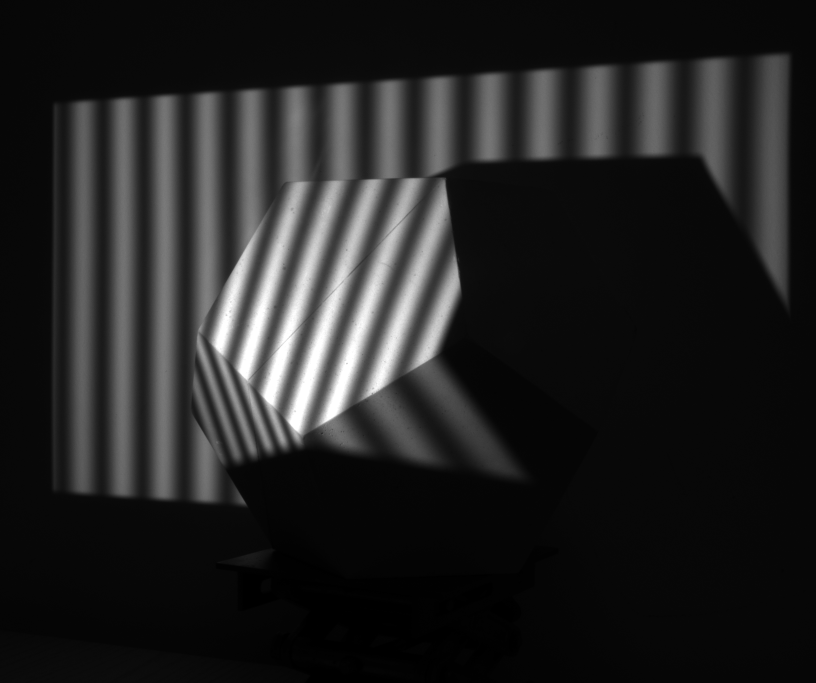
#> input picture 掩码生成test/I1.png, 2448 x 2048 px, found by its file name (shown at 1/3 size)
$ python test.py
#> lines starting #> are read from the running program, lines starting #| are printed output that depends on the picture; after the words box and inside, x2 and y2 are one past the last pixel; in counts of white or black regions, pixels touching at a corner belong together
#> further down, I0 is the input picture: shape (2048, 2448); min 0, max 255, mean 34.7
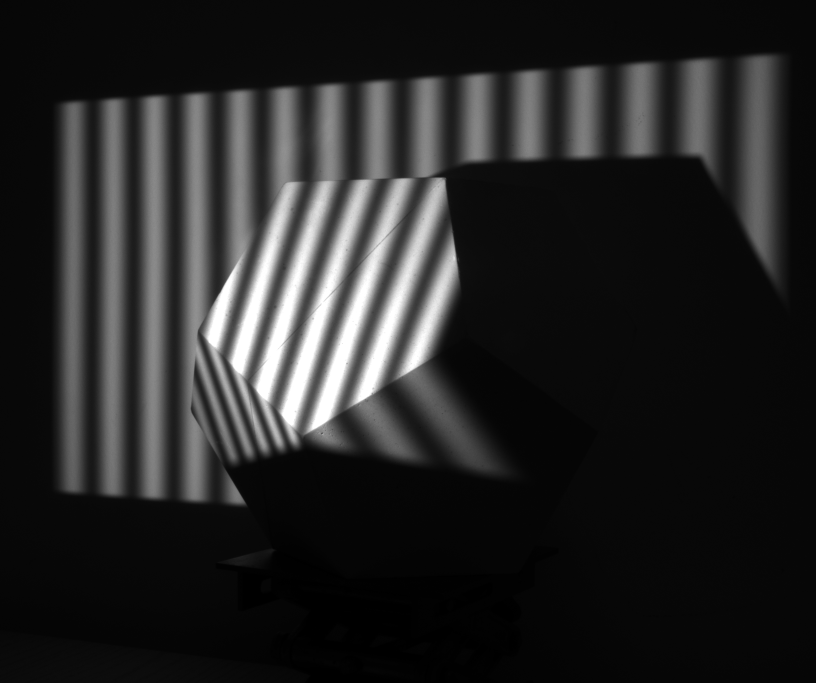
#> input picture 掩码生成test/I2.png, 2448 x 2048 px, found by its file name (shown at 1/3 size)
#> further down, I1 is the input picture: shape (2048, 2448); min 0, max 255, mean 37.9
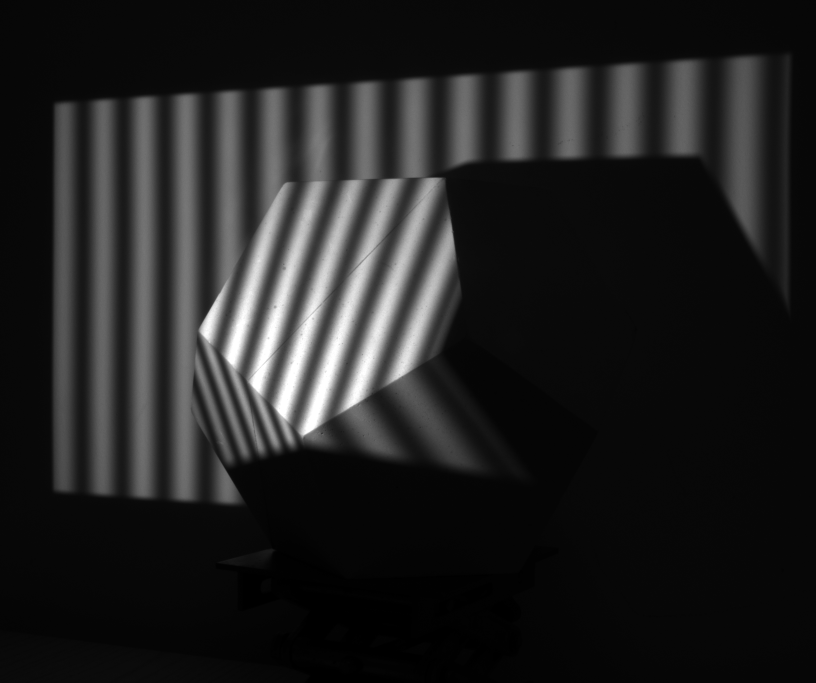
#> input picture 掩码生成test/I3.png, 2448 x 2048 px, found by its file name (shown at 1/3 size)
#> further down, I2 is the input picture: shape (2048, 2448); min 0, max 255, mean 33.2
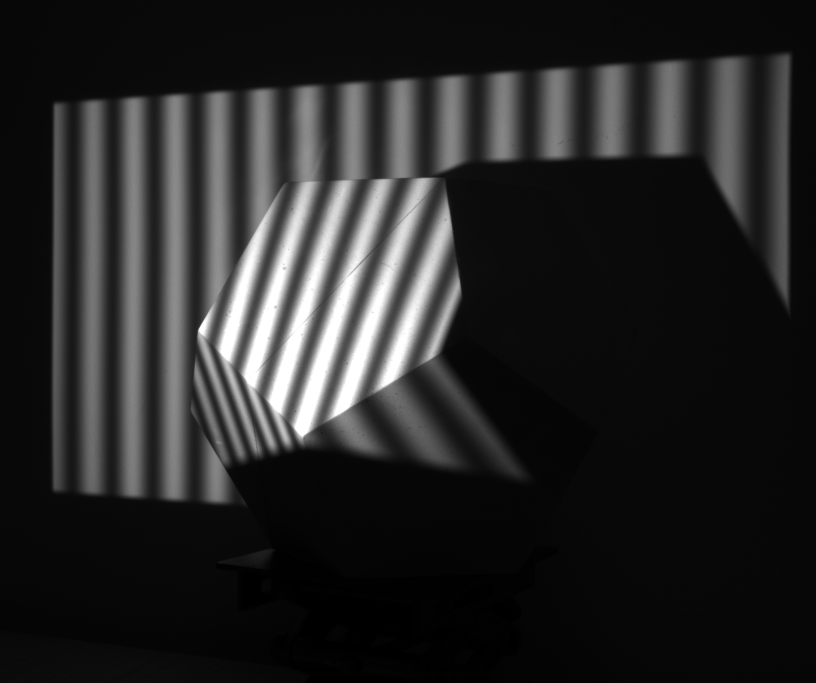
#> input picture 掩码生成test/I4.png, 2448 x 2048 px, found by its file name (shown at 1/3 size)
#> further down, I3 is the input picture: shape (2048, 2448); min 0, max 255, mean 38.2
import cv2
import numpy as np
from skimage import morphology

def compute_amplitude_from_4step(I0, I1, I2, I3):
    # 4-step PSP -> S and C
    # S = 2/N * sum( I_k * sin(2πk/N) ), C = 2/N * sum( I_k * cos(...) )
    N = 4
    ks = np.arange(N)
    angles = 2*np.pi*ks/N
    Ik = np.stack([I0, I1, I2, I3], axis=2).astype(np.float32)
    C = (2.0/N) * np.sum(Ik * np.cos(angles)[None, None, :], axis=2)
    S = (2.0/N) * np.sum(Ik * np.sin(angles)[None, None, :], axis=2)
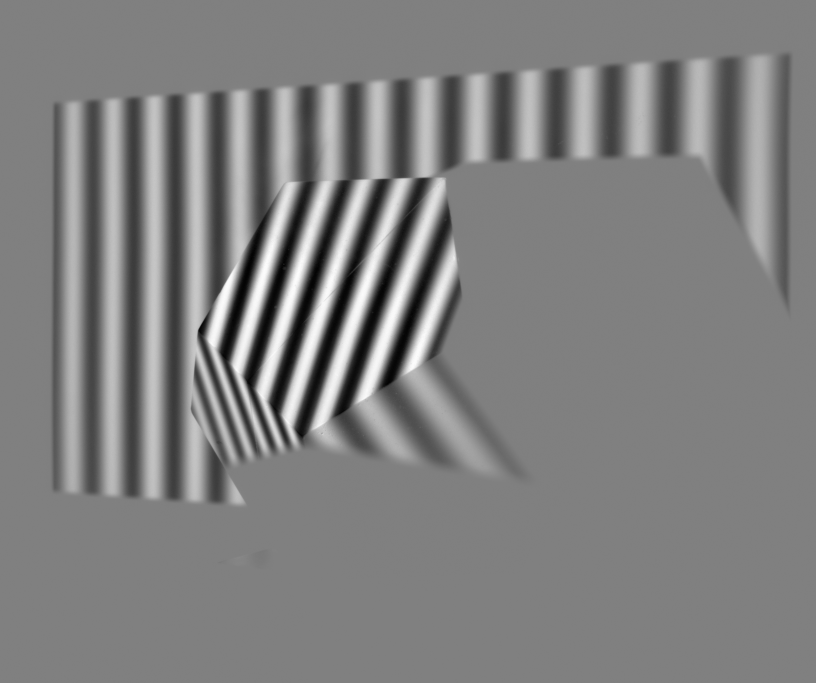
#> S: shape (2048, 2448) float64 (shown at 1/3 size); min -99.5, max 98, mean -0.2; drawn with min black and max white
    A = np.sqrt(C**2 + S**2)  # 振幅（调制度的 proxy）
    return A, C, S

def make_mask_from_amplitude(A, method='otsu', thresh_rel=None, min_area=500):
    # A: 振幅图（float）
#> called with method = 'otsu', min_area = 2000
    import skimage.filters as filters
    a = A.copy()
    a_norm = (a - a.min())/(a.max()-a.min()+1e-9)
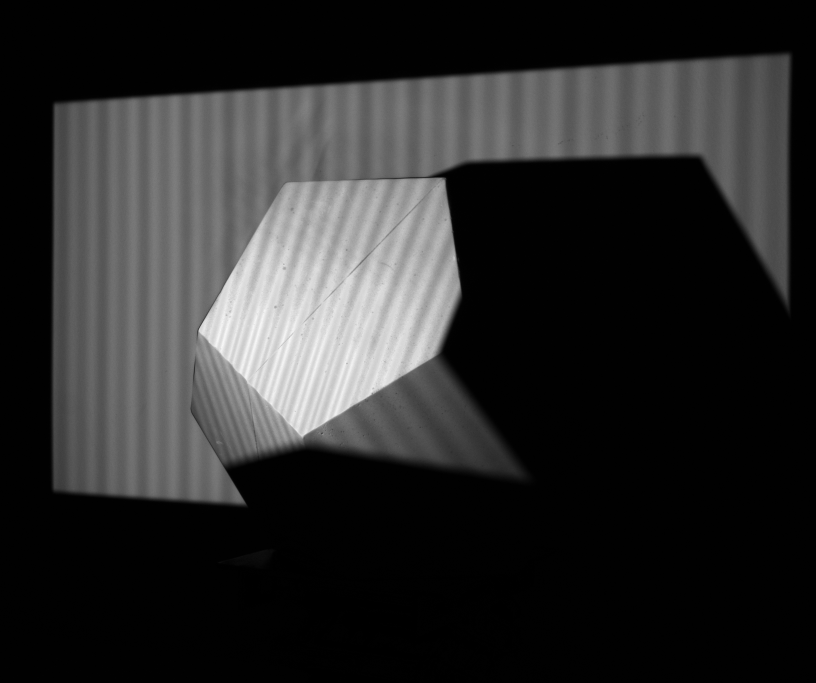
#> a_norm: shape (2048, 2448) float64 (shown at 1/3 size); min 0, max 1, mean 0.17
    a8 = (a_norm*255).astype(np.uint8)

    if method == 'otsu':
        th = filters.threshold_otsu(a8)
#> th = 62
        mask = a8 >= th
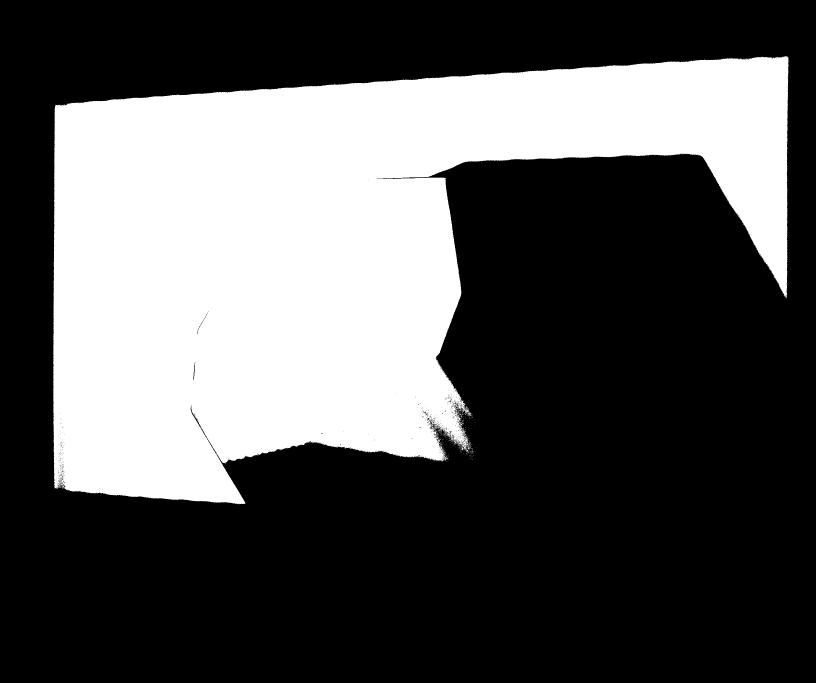
#> mask: shape (2048, 2448) bool (shown at 1/3 size); 33.9% white; 268 white regions (265 under 20 px), largest, box (x1, y1, x2, y2) and area: (160, 168, 2366, 1513) 1696532, (1403, 1236, 1417, 1250) 61, (1397, 1349, 1407, 1358) 31
    elif method == 'adaptive':
        mask = cv2.adaptiveThreshold(a8,255,cv2.ADAPTIVE_THRESH_GAUSSIAN_C,
                                     cv2.THRESH_BINARY,51,-5) > 0
    elif method == 'relative':
        # relative percentile threshold: keep top thresh_rel fraction
        if thresh_rel is None: thresh_rel = 0.2
        th = np.percentile(a8, 100*(1-thresh_rel))
        mask = a8 >= th
    else:
        raise ValueError(method)

    # morphological cleanup
    mask = morphology.remove_small_objects(mask, min_size=min_area)
#> mask: shape (2048, 2448) bool; 33.8% white; 1 white region, box (x1, y1, x2, y2) and area: (160, 168, 2366, 1513) 1695726
    mask = morphology.remove_small_holes(mask, area_threshold=min_area)
#> mask: shape (2048, 2448) bool; 33.9% white; 1 white region, box (x1, y1, x2, y2) and area: (160, 168, 2366, 1513) 1697534
    mask = morphology.binary_closing(mask, morphology.disk(5))
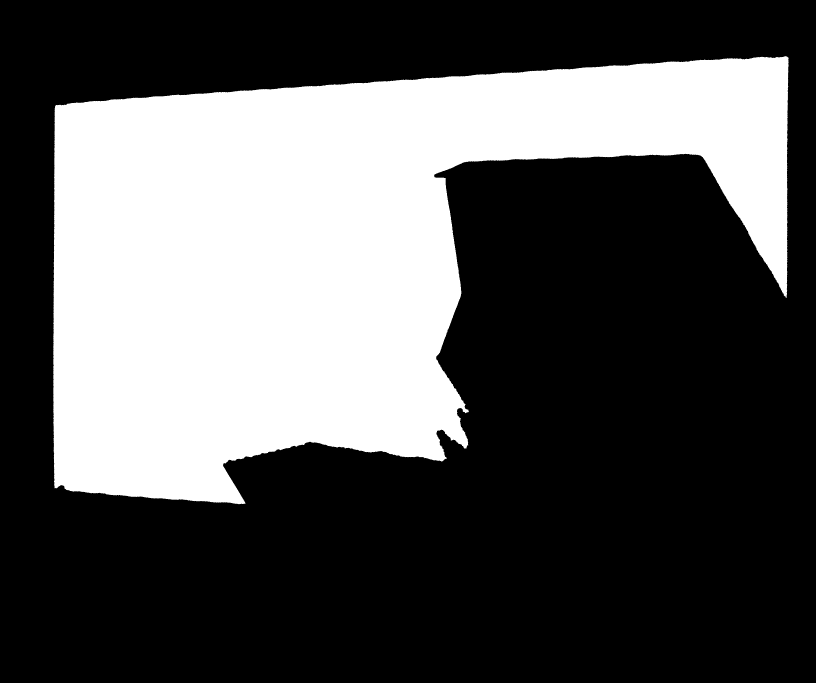
#> mask: shape (2048, 2448) bool (shown at 1/3 size); 33.9% white; 1 white region, box (x1, y1, x2, y2) and area: (160, 168, 2366, 1513) 1700117
    mask = mask.astype(np.uint8)

    # keep largest connected component (optional)
    num_labels, labels = cv2.connectedComponents(mask)
#> num_labels = 2
    if num_labels > 1:
        area = [(labels==i).sum() for i in range(1, num_labels)]
#> area = [1700117]
        if len(area)>0:
            keep = np.argmax(area)+1
#> keep = 1
            mask = (labels==keep).astype(np.uint8)

    return mask

# 使用示例（读取你的 4 帧图）
I0 = cv2.imread('I1.png', cv2.IMREAD_UNCHANGED)
I1 = cv2.imread('I2.png', cv2.IMREAD_UNCHANGED)
I2 = cv2.imread('I3.png', cv2.IMREAD_UNCHANGED)
I3 = cv2.imread('I4.png', cv2.IMREAD_UNCHANGED)

A, C, S = compute_amplitude_from_4step(I0, I1, I2, I3)
mask = make_mask_from_amplitude(A, method='otsu', min_area=2000)

# 可视化
cv2.namedWindow('amplitude', cv2.WINDOW_NORMAL)
cv2.resizeWindow('amplitude', 1080, 720)
cv2.imshow('amplitude', (A/A.max()*255).astype(np.uint8))

cv2.namedWindow('mask', cv2.WINDOW_NORMAL)
cv2.resizeWindow('mask', 1080, 720)
cv2.imshow('mask', mask*255)

cv2.waitKey(0)
cv2.destroyAllWindows()
